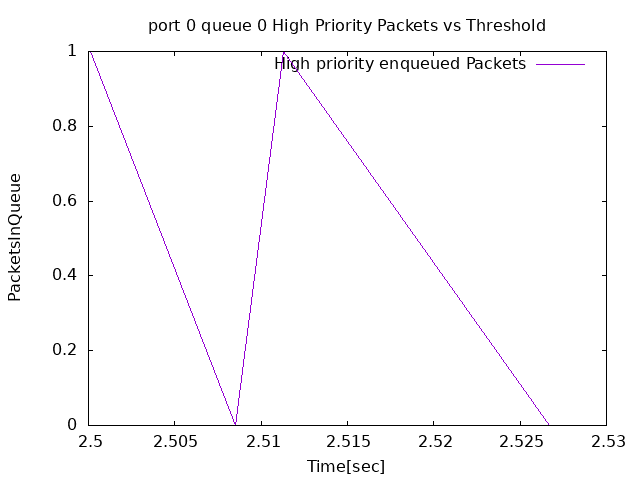

This figure's gnuplot source:
set terminal png
set output "/home/boris/workspace/ns-allinone-3.40/ns-3.40/Trace_Plots/1In1Out/Predictive/Position_0.5/Length_0.4/SharedBuffer_DT/via_MultiQueues/2_ToS/prioSteadyOn/0.2/Predictive/TCP/0.01//port_0_queue_0_High.png"
set title "port 0 queue 0 High Priority Packets vs Threshold"
set xlabel "Time[sec]"
set ylabel "PacketsInQueue"
plot "-"  title "High priority enqueued Packets" with lines, 
2.50011 1
2.50854 0
2.51128 1
2.52671 0
e
e
